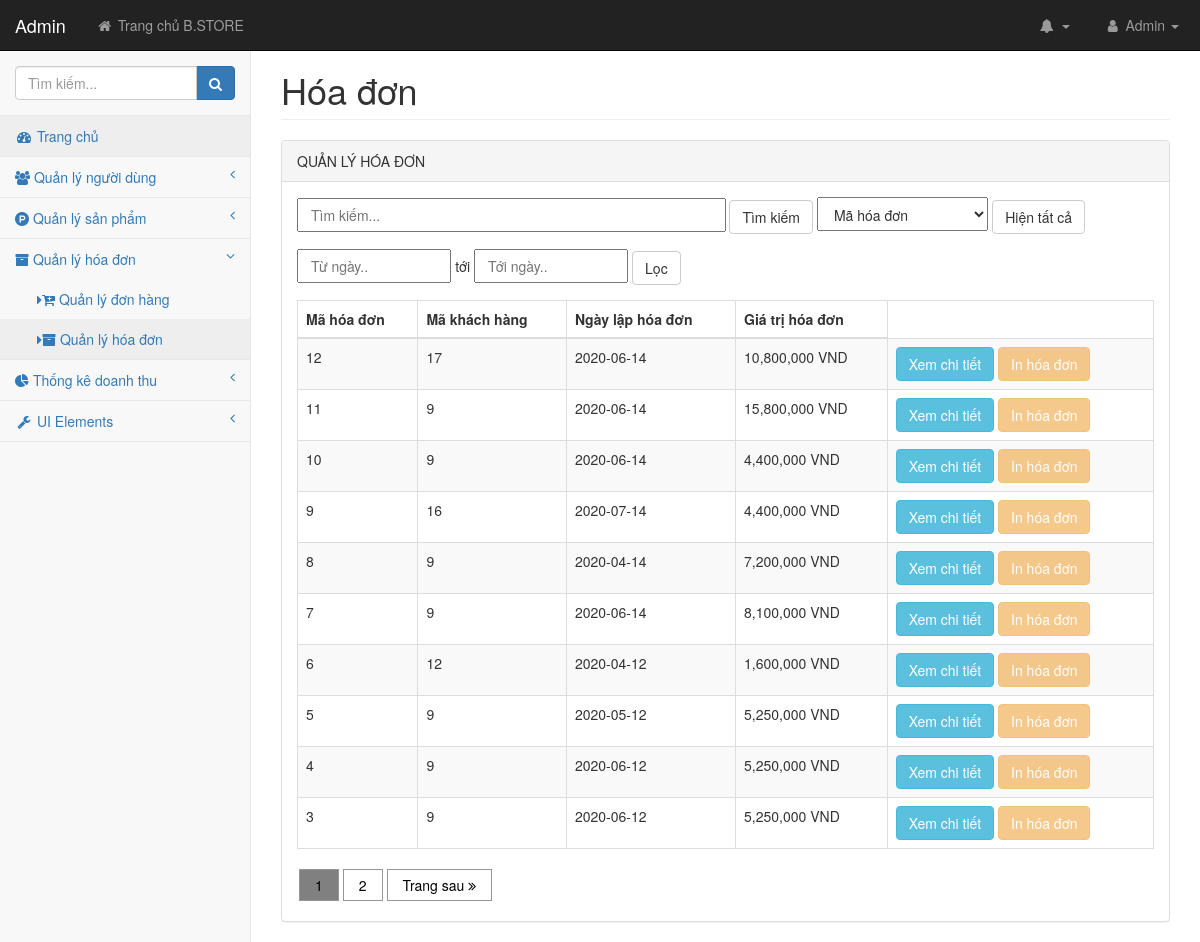
Page /admin/pages/hoadonlist.php (signed in) on the earlier database version.
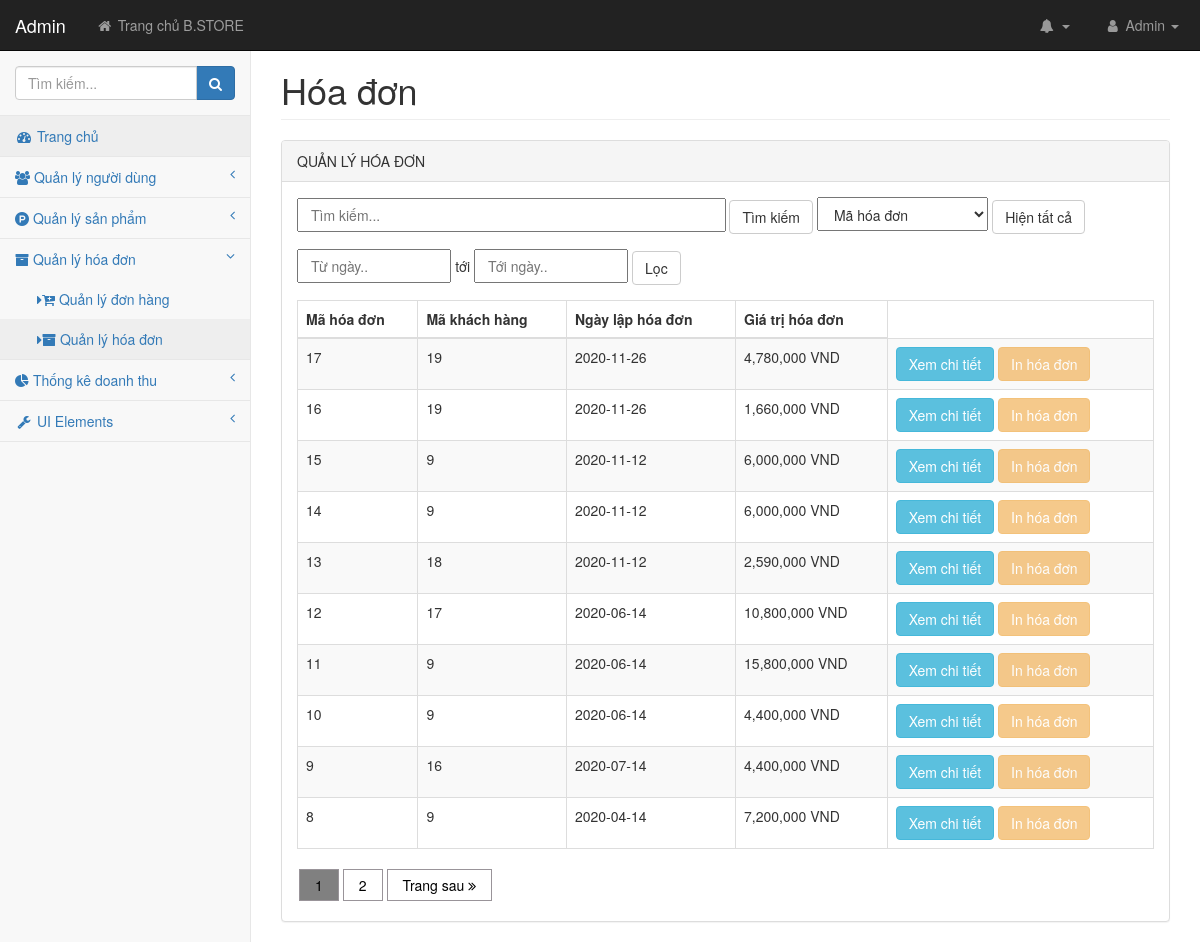
Same page on the later database version.
### tables this page shows
CREATE TABLE `tbl_hoadon` (
  `maHoaDon` int(11) NOT NULL,
  `maKhachHang` int(11) NOT NULL,
  `ngayDat` date NOT NULL,
  `giaTriHD` int(11) NOT NULL
);

### admin/lib/database.php (called while the page is built, shortened)
<?php
Class Database{
   public $host   = DB_HOST;
   public $user   = DB_USER;
   public $pass   = DB_PASS;
   public $dbname = DB_NAME;
   public $link;
private function connectDB(){
   $this->link = new mysqli($this->host, $this->user, $this->pass,
    $this->dbname);
 }
public function select($query){
  $result = $this->link->query($query) or
   die($this->link->error.__LINE__);
  if($result->num_rows > 0){
    return $result;
  } else {
    return false;
  }
 }
}

### admin/classes/hoadon.php (called while the page is built, shortened)
<?php
    require_once '../lib/database.php';
?>
<?php
    class hoadon
    {
        private $db;
        public function __construct()
        {
            $this->db = new Database();
        }
        public function show_hoadonPhanTrang()
        {
            $sanPhamTungTrang = 10;
            if (!isset($_GET['trang'])){
                    $trang = 1;
            }else{
                    $trang = $_GET['trang'];
            }
            $tungTrang = ($trang - 1) * $sanPhamTungTrang;
           if (isset($_GET['wordSearch']) && !empty($_GET['wordSearch']) ){
                if (isset($_GET['timTheo']) && !empty($_GET['timTheo']) ){
                    $wordSearch = $_GET['wordSearch'];
                    $timTheo = $_GET['timTheo'];
                    if ($timTheo == "Mã hóa đơn"){
                        $query = "SELECT * FROM tbl_hoadon WHERE maHoaDon LIKE '%$wordSearch%' ORDER BY maHoaDon DESC LIMIT $tungTrang, $sanPhamTungTrang ";
                    }
                    if ($timTheo == "Mã khách hàng"){
                        $query = "SELECT * FROM tbl_hoadon WHERE maKhachHang LIKE '%$wordSearch%' ORDER BY maHoaDon DESC LIMIT $tungTrang, $sanPhamTungTrang";
                    }
                    if ($timTheo == "Ngày lập hóa đơn"){
                        $query = "SELECT * FROM tbl_hoadon WHERE ngayDat LIKE '%$wordSearch%' ORDER BY maHoaDon DESC LIMIT $tungTrang, $sanPhamTungTrang  ";
                    }
                }
            }else{
                    $query = "SELECT * FROM tbl_hoadon ORDER BY maHoaDon DESC LIMIT $tungTrang, $sanPhamTungTrang ";
            }
            $result = $this->db->select($query);
            return $result;
        }
        public function getAllHoaDon()
        {
            if (isset($_GET['wordSearch']) && !empty($_GET['wordSearch']) ){
                if (isset($_GET['timTheo']) && !empty($_GET['timTheo']) ){
                    $wordSearch = $_GET['wordSearch'];
                    $timTheo = $_GET['timTheo'];
                    if ($timTheo == "Mã hóa đơn"){
                        $query = "SELECT * FROM tbl_hoadon WHERE maHoaDon LIKE '%$wordSearch%' ORDER BY maHoaDon DESC  ";
                    }
                    if ($timTheo == "Mã khách hàng"){
                        $query = "SELECT * FROM tbl_hoadon WHERE maKhachHang LIKE '%$wordSearch%' ORDER BY maHoaDon DESC ";
                    }
                    if ($timTheo == "Ngày lập hóa đơn"){
                        $query = "SELECT * FROM tbl_hoadon WHERE ngayDat LIKE '%$wordSearch%' ORDER BY maHoaDon DESC   ";
                    }
                }
            }else{
                    $query = "SELECT * FROM tbl_hoadon ORDER BY maHoaDon DESC ";
            }
            $result = $this->db->select($query);
            return $result;
        }
    }
?>

### admin/pages/hoadonlist.php (the view, shortened to what the changed rows need)
<?php
    include 'header.php';
?>
<?php  include_once '../classes/hoadon.php' ?>
<?php
    $hoadon = new hoadon();
?>
            <div id="page-wrapper">
                <div class="container-fluid">
                    <div class="row">
                        <div class="col-lg-12">
                            <h1 class="page-header">Hóa đơn</h1>
                        </div>
                    </div>
                    <div class="row">
                        <div class="col-lg-12">
                            <div class="panel panel-default">
                                <div class="panel-body">
                                    <div class="table-responsive">
                                        <table class="table table-striped table-bordered table-hover" id="dataTables-example">
                                            <thead>
                                                <tr>
                                                    <th>Mã hóa đơn</th>
                                                    <th>Mã khách hàng</th>
                                                    <th>Ngày lập hóa đơn</th>
                                                    <th>Giá trị hóa đơn</th>
                                                </tr>
                                            </thead>
                                            <tbody>
                                                <?php
                                                    $hoadonlist = $hoadon->show_hoadonPhanTrang();
                                                    if ($hoadonlist){
                                                        while ($resultHD = $hoadonlist->fetch_assoc()){
                                                ?>
                                                <tr class="odd gradeX">
                                                    <td><?php echo $resultHD['maHoaDon']; ?></td>
                                                    <td><?php echo $resultHD['maKhachHang']; ?></td>
                                                    <td><?php echo $resultHD['ngayDat']; ?></td>
                                                    <td><?php echo number_format($resultHD['giaTriHD']); ?> VND</td>
                                                    <td>
                                                        <a href="chitiethoadon.php?maHoaDon=<?php echo $resultHD['maHoaDon'] ?>"  onclick="return popitup('chitiethoadon.php?maHoaDon=<?php echo $resultHD['maHoaDon'] ?>') "><button type="button" class="btn btn-info" id="btnShow" >Xem chi tiết</button>
                                                            </a>
                                                        <button type="button" class="btn btn-warning disabled">In hóa đơn</button>
                                                    </td>
                                                </tr>
                                                <?php
                                                    }
                                                }
                                                ?>
                                            </tbody>
                                        </table>
                                        <div class="phanTrang">
                                            <?php
                                                    $donhangAll = $hoadon->getAllHoaDon();
                                                    if (mysqli_num_rows($donhangAll) == 0){
                                                        echo "<script>alert('Không tìm thấy dữ liệu!'); history.back();</script>";
                                                    }else{
                                                        $donhangCount = mysqli_num_rows($donhangAll);
                                                    }
                                                    $donhangButton = ceil($donhangCount/10);
                                                    if (!isset($_GET['trang'])){
                                                        $trangHienTai = 1;
                                                    }else{
                                                        $trangHienTai = $_GET['trang'];
                                                    }
                                                    if (isset($_GET['wordSearch'])  && !empty($_GET['wordSearch']) ){
                                                         $wordSearch = $_GET['wordSearch'];
                                                         $timTheo = $_GET['timTheo'];
                                                        if ($trangHienTai > 1 && $donhangButton > 1){
                                                            echo '<a href="?wordSearch='.$wordSearch.'&search=Tìm+kiếm&timTheo='.$timTheo.'$trang='.($trangHienTai - 1).' " ><i class="fa fa-angle-double-left"></i> Trang trước</a>';
                                                        }
                                                        for ($i = 1; $i <= $donhangButton; $i++ ){
                                                            if ($i == $trangHienTai ){
                                                                echo '<a href="?wordSearch='.$wordSearch.'&search=Tìm+kiếm&timTheo='.$timTheo.'&trang='.$i.' " style="background-color: grey;">' .$i. '</a>';
                                                            }else{
                                                                echo '<a href="?wordSearch='.$wordSearch.'&search=Tìm+kiếm&timTheo='.$timTheo.'&trang='.$i.' ">' .$i. '</a>';
                                                            }
                                                        }
                                                        if ($trangHienTai < $donhangButton && $donhangButton > 1){
                                                            echo '<a href="?wordSearch='.$wordSearch.'&search=Tìm+kiếm&timTheo='.$timTheo.'&trang='.($trangHienTai + 1).' ">Trang sau <i class="fa fa-angle-double-right"></i></a>';
                                                        }
                                                    }else{
                                                        for ($i = 1; $i <= $donhangButton; $i++ ){
                                                            if ($i == $trangHienTai ){
                                                                echo '<a href="?trang='.$i.' " style="background-color: grey;">' .$i. '</a>';
                                                            }else{
                                                                echo '<a href="?trang='.$i.' ">' .$i. '</a>';
                                                            }
                                                        }
                                                        if ($trangHienTai < $donhangButton && $donhangButton > 1){
                                                            echo '<a href="?trang='.($trangHienTai + 1).' ">Trang sau <i class="fa fa-angle-double-right"></i></a>';
                                                        }
                                                    }
                                                ?>
                                        </div>
                                    </div>
                                </div>
                            </div>
                        </div>
                    </div>
                                </div>
                            </div>
                        </div>
    </body>
</html>

Differences in the rows shown:
no longer on this page (row unchanged): tbl_hoadon: maHoaDon "7", maKhachHang "9", ngayDat "2020-06-14", giaTriHD "8,100,000"
no longer on this page (row unchanged): tbl_hoadon: maHoaDon "6", maKhachHang "12", ngayDat "2020-04-12", giaTriHD "1,600,000"
no longer on this page (row unchanged): tbl_hoadon: maHoaDon "5", maKhachHang "9", ngayDat "2020-05-12", giaTriHD "5,250,000"
no longer on this page (row unchanged): tbl_hoadon: maHoaDon "4", maKhachHang "9", ngayDat "2020-06-12", giaTriHD "5,250,000"
no longer on this page (row unchanged): tbl_hoadon: maHoaDon "3", maKhachHang "9", ngayDat "2020-06-12", giaTriHD "5,250,000"
added tbl_hoadon: maHoaDon "17", maKhachHang "19", ngayDat "2020-11-26", giaTriHD "4,780,000"
added tbl_hoadon: maHoaDon "16", maKhachHang "19", ngayDat "2020-11-26", giaTriHD "1,660,000"
added tbl_hoadon: maHoaDon "15", maKhachHang "9", ngayDat "2020-11-12", giaTriHD "6,000,000"
added tbl_hoadon: maHoaDon "14", maKhachHang "9", ngayDat "2020-11-12", giaTriHD "6,000,000"
added tbl_hoadon: maHoaDon "13", maKhachHang "18", ngayDat "2020-11-12", giaTriHD "2,590,000"
